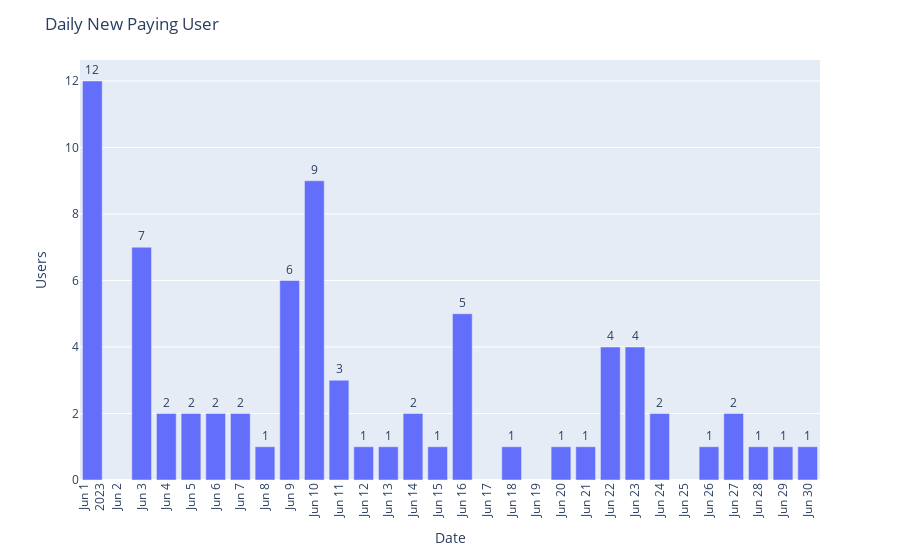

Source (notebook cell):
### Code cell
fig_npu = px.bar(x=npu['created_date'], y = npu['count'], text=npu['count'])
fig_npu.update_layout(title = 'Daily New Paying User', xaxis=dict(title='Date', tickmode='linear', tickangle = -90), yaxis = dict(title = 'Users'))
fig_npu.update_traces(textposition='outside')
fig_npu.show()

### Figure 1 — Plotly figure (JSON) as saved in the notebook; plotly's stock layout.template omitted (floating-point values rounded to 4 significant figures)
{"data": [{"alignmentgroup": "True", "hovertemplate": "x=%{x}<br>y=%{y}<br>text=%{text}<extra></extra>", "legendgroup": "", "marker": {"color": "#636efa", "pattern": {"shape": ""}}, "name": "", "offsetgroup": "", "orientation": "v", "showlegend": false, "text": [12, 7, 2, 2, 2, 2, 1, 6, 9, 3, 1, 1, 2, 1, 5, 1, 1, 1, 4, 4, 2, 1, 2, 1, 1, 1], "textposition": "outside", "type": "bar", "x": ["2023-06-01T00:00:00", "2023-06-03T00:00:00", "2023-06-04T00:00:00", "2023-06-05T00:00:00", "2023-06-06T00:00:00", "2023-06-07T00:00:00", "2023-06-08T00:00:00", "2023-06-09T00:00:00", "2023-06-10T00:00:00", "2023-06-11T00:00:00", "2023-06-12T00:00:00", "2023-06-13T00:00:00", "2023-06-14T00:00:00", "2023-06-15T00:00:00", "2023-06-16T00:00:00", "2023-06-18T00:00:00", "2023-06-20T00:00:00", "2023-06-21T00:00:00", "2023-06-22T00:00:00", "2023-06-23T00:00:00", "2023-06-24T00:00:00", "2023-06-26T00:00:00", "2023-06-27T00:00:00", "2023-06-28T00:00:00", "2023-06-29T00:00:00", "2023-06-30T00:00:00"], "xaxis": "x", "y": [12, 7, 2, 2, 2, 2, 1, 6, 9, 3, 1, 1, 2, 1, 5, 1, 1, 1, 4, 4, 2, 1, 2, 1, 1, 1], "yaxis": "y"}], "layout": {"barmode": "relative", "legend": {"tracegroupgap": 0}, "margin": {"t": 60}, "title": {"text": "Daily New Paying User"}, "xaxis": {"anchor": "y", "domain": [0, 1], "tickangle": -90, "tickmode": "linear", "title": {"text": "Date"}}, "yaxis": {"anchor": "x", "domain": [0, 1], "title": {"text": "Users"}}}}
